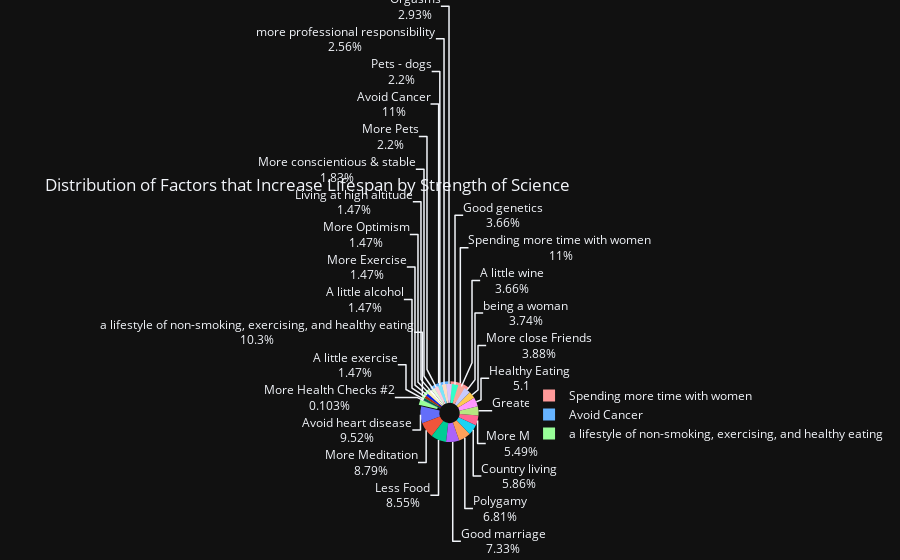

Here is the notebook cell this chart was saved with:
### Code cell
# Enhance the pie chart by adding labels and updating the colors
fig_pie.update_traces(
    textinfo='percent+label',
    pull=[0.1, 0.1, 0.1],
    marker=dict(colors=['#ff9999','#66b3ff','#99ff99'])
)
fig_pie.update_layout(
    title='Distribution of Factors that Increase Lifespan by Strength of Science',
    template='plotly_dark'
)

fig_pie.show()

### Figure 1 — Plotly figure (JSON) as saved in the notebook; plotly's stock layout.template omitted (floating-point values rounded to 4 significant figures)
{"data": [{"customdata": [["suggestive"], ["suggestive"], ["strong"], ["suggestive"], ["suggestive"], ["suggestive"], ["good"], ["suggestive"], ["suggestive"], ["good"], ["suggestive"], ["strong"], ["suggestive"], ["good"], ["suggestive"], ["strong"], ["suggestive"], ["suggestive"], ["strong"], ["good"], ["suggestive"], ["strong"], ["suggestive"], ["strong"], ["suggestive"], ["strong"], ["good"], ["good"], ["suggestive"], ["good"], ["strong"]], "domain": {"x": [0, 1], "y": [0, 1]}, "hole": 0.35, "hovertemplate": "Factor=%{label}<br>Years gained / lost=%{value}<br>strength of science?=%{customdata[0]}<extra></extra>", "labels": ["Spending more time with women ", "Avoid Cancer", "a lifestyle of non-smoking, exercising, and healthy eating", "Avoid heart disease", "More Meditation", "Less Food", "Good marriage", "Polygamy", "Country living", "More Money", "Greater Faith (churchgoing)", "Healthy Eating", "More close Friends", "being a woman", "A little wine", "Good genetics", "Orgasms", "more professional responsibility", "Pets - dogs", "More Pets", "More conscientious & stable", "Living at high altitude", "More Optimism", "More Exercise", "A little alcohol", "A little exercise", "More Health Checks #2", "Red Meat", "City living", "Alcohol (heavy abuse)", "Mental Illness"], "legendgroup": "", "marker": {"colors": ["#ff9999", "#66b3ff", "#99ff99"]}, "name": "", "pull": [0.1, 0.1, 0.1], "showlegend": true, "textinfo": "percent+label", "type": "pie", "values": [15.0, 15.0, 14.0, 13.0, 12.0, 11.67, 10.0, 9.3, 8.0, 7.5, 7.0, 7.0, 5.3, 5.1, 5.0, 5.0, 4.0, 3.5, 3.0, 3.0, 2.5, 2.0, 2.0, 2.0, 2.0, 2.0, 0.14, -1.0, -2.5, -11.0, -25.0]}], "layout": {"legend": {"tracegroupgap": 0}, "title": {"text": "Distribution of Factors that Increase Lifespan by Strength of Science"}}}
